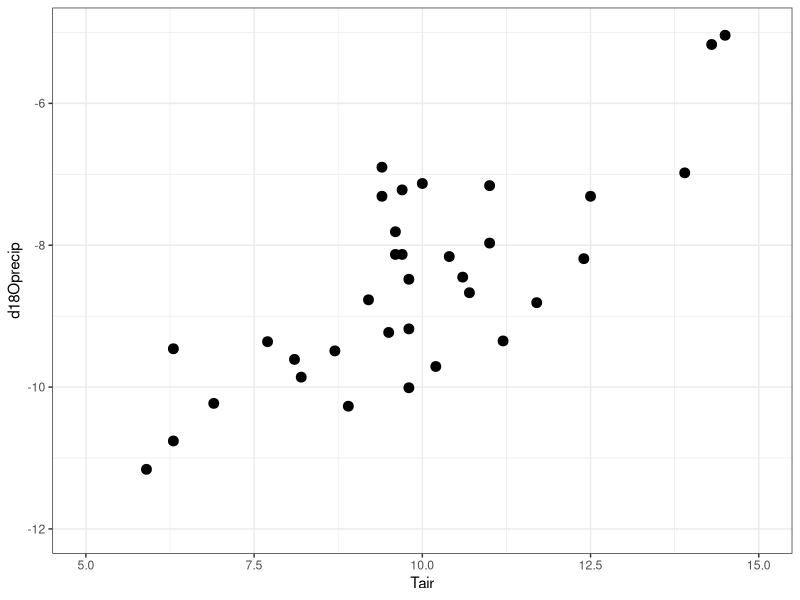
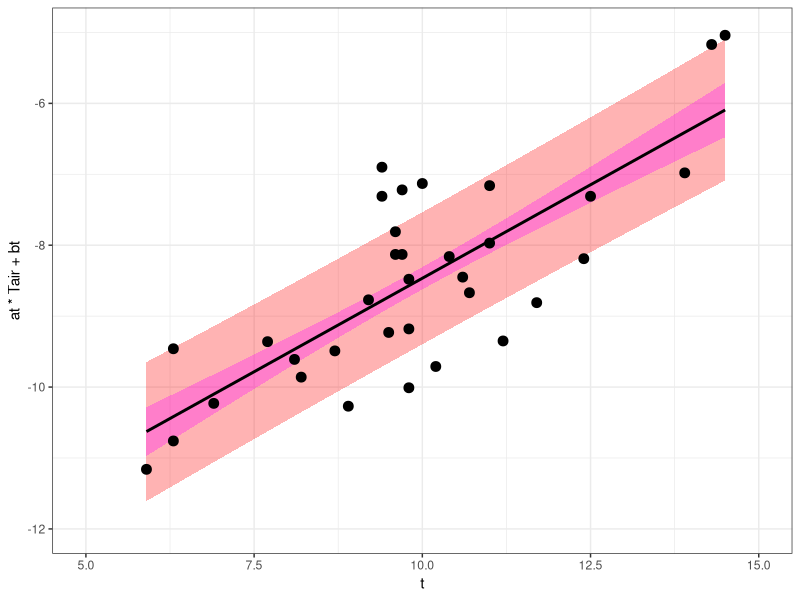

Write the R code that produced these figures, in order.
# this script will convert water d18O values to estimates of air temperature
# equivalent to the Z2 step in Pryor et al. 2014

#### load libraries ####
library(ggplot2)
library(dplyr)

# read the Tair-d18Oprecip calibration data

tcal <- read.csv("02_calibration_data/Pryor_Europe_Tair_d18Oprecip_calibration_data.csv")

head(tcal)

#### initial plot ####

ggplot2::ggplot(tcal, ggplot2::aes(x = Tair, y = d18Oprecip))+
  ggplot2::theme_bw()+
  ggplot2::geom_point(size = 3)+
  ggplot2::xlim(5, 15)+
  ggplot2::ylim(-12, -5)

#### calculate first interim terms for OLS fit uncertainty ####

tcal_errors <- tcal |>
  dplyr::mutate(ttbar = Tair - mean(tcal$Tair),
                ttbar2 = ttbar^2, 
                xxbar = d18Oprecip - mean(tcal$d18Oprecip), # for now following Pryor variable names
                xxbar2 = xxbar^2, # where x is d18Owater throughout, but might change later
                xxbar_by_ttbar = xxbar*ttbar) # because it means x is now on the y-axis here


#### computed variables ####

nt <- length(tcal$d18Oprecip) # number of calibration data points

at <- sum(tcal_errors$xxbar_by_ttbar)/sum(tcal_errors$ttbar2) # OLS slope

tbar <- mean(tcal_errors$Tair) # mean of Tair

xbar <- mean(tcal_errors$d18Oprecip) # mean of d18Oprecip

bt <- xbar - (at * tbar) # OLS intercept

r2 <- sum(tcal_errors$xxbar_by_ttbar)^2/sum(tcal_errors$ttbar2)/sum(tcal_errors$xxbar2) 

sum_ttbar2 <- sum(tcal_errors$ttbar2)

#### more interim terms for OLS fit ####

tcal_errors <- tcal_errors |>
  dplyr::mutate(xatb2 = (d18Oprecip - (at * Tair) - bt)^2) 
# calculated as (d18Oprecip - (at * ttbar) - xbar)^2 in spreadsheet, but gives the same result

#### calculate error terms ####

sigest <- sqrt(sum(tcal_errors$xatb2)/(nt - 2)) # estimate of the standard deviation of the natural variability in ε

delta_a <- sigest/sqrt(sum_ttbar2) # estimate of the uncertainty of the slope

delta_bbar <- sum(sigest/sqrt(nt)) # estimate of the uncertainty in the fit at t = tbar

#### error curves for the plot ####

error_curves <- data.frame(t = seq(from = min(tcal_errors$Tair), 
                                   to = max(tcal_errors$Tair), by = 0.1)) |>
  dplyr::mutate(x = at*(t - tbar) + xbar, # note wrong notation in excel sheet cell
                dxfit = sigest * sqrt(1/nt + (t - tbar)^2/sum_ttbar2), # 1 s.d. uncertainty on the OLS fit
                dxtot = sigest * sqrt(1 + 1/nt + (t - tbar)^2/sum_ttbar2)) # estimation uncertainty of d18Odw from d18Ophos
# note incorrect notation but correct calculation of formulas in the x, dxfit and dxtot excel cells

#### plot with error curves ####

cal_uncertainty_plot <- ggplot2::ggplot()+
  ggplot2::theme_bw()+
  ggplot2::geom_ribbon(data = error_curves, ggplot2::aes(x = t, ymin = x - dxtot, ymax = x + dxtot), 
                       color = NA, fill = "red", alpha = 0.3)+
  ggplot2::geom_ribbon(data = error_curves, ggplot2::aes(x = t, ymin = x - dxfit, ymax = x + dxfit), 
                       color = NA, fill = "magenta", alpha = 0.3)+
  ggplot2::geom_line(data = tcal, ggplot2::aes(x = Tair, y = at * Tair + bt),
                     color = "black", lwd = 1)+
  ggplot2::geom_point(data = tcal, ggplot2::aes(x = Tair, y = d18Oprecip), size = 3)+
  ggplot2::xlim(5, 15)+
  ggplot2::ylim(-12, -5)

cal_uncertainty_plot
